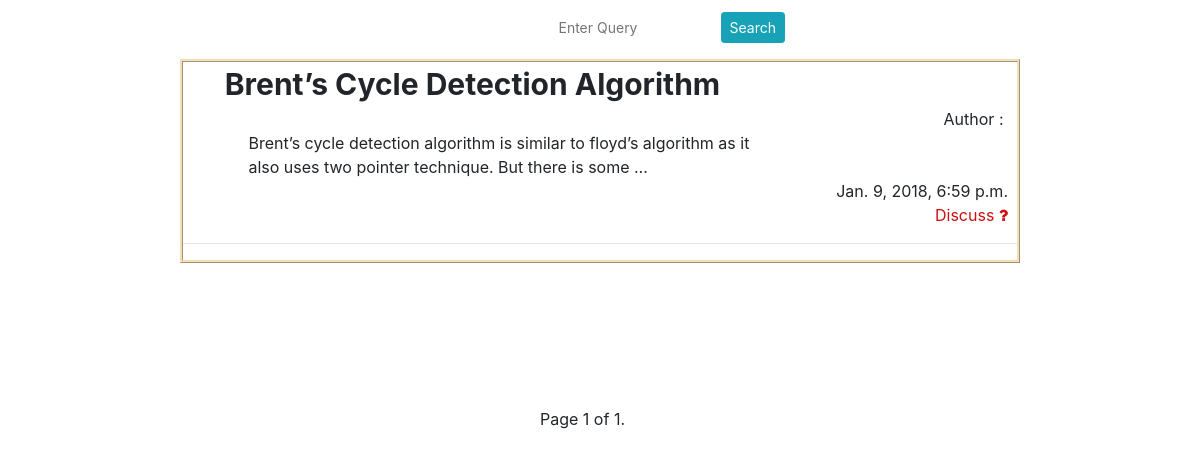
Page /Posts/ on the committed database.
### Posts/models.py (models this page shows, shortened)
class Post(models.Model):
    title = models.CharField(max_length=50)
    content = models.TextField()
    slug = models.SlugField(unique=True)
    file = models.FileField(null=True, blank=True)
    timestamp = models.DateTimeField(auto_now_add=True, auto_now=False)
    updated = models.DateTimeField(auto_now_add=False, auto_now=True)

### Posts/views.py (the view)
def feed_home(request):
    query_set_list=Post.objects.all()
    requestReceive = request.GET.get("q")
    if requestReceive:
        query_set_list = query_set_list.filter(title__icontains=requestReceive)
    paginator = Paginator(query_set_list, 24)  # Show 25 contacts per page
    page = request.GET.get('page')
    try:
        query_set = paginator.page(page)
    except PageNotAnInteger:
        query_set = paginator.page(1)
    except EmptyPage:
        query_set = paginator.page(paginator.num_pages)
    context={
        "query_set":query_set,
    }
    return render(request,"feeds.html",context)

### templates/Feeds.html (shortened to what this page needs)
{% load staticfiles %}
<html lang="en">
<head>
    <link href="http://maxcdn.bootstrapcdn.com/font-awesome/4.2.0/css/font-awesome.min.css" rel="stylesheet" />
    <link rel="stylesheet" href="https://maxcdn.bootstrapcdn.com/bootstrap/4.0.0-beta.2/css/bootstrap.min.css">
</head>
<body  style="background-size: cover">
<form method="get" action="" style="margin-left: 40%;margin-top: 1%" enctype="multipart/form-data">
           <input type="text" class="btn btn-sm" name="q" placeholder="Enter Query" >
           <input type="submit" class="btn btn-sm btn-info" value="Search">
</form>
<div style="width: 70%;border: ridge wheat;margin-left: 15%;margin-right: 15%">
{% for x in query_set %}
    <div style="margin-left: 5%">
       <b style="font-size: 30px">{{ x.title }}</b>
        <div align="right">
           Author  :  {{ user.username }} &nbsp;&nbsp;
        </div>
   <div style="margin-left: 3%;margin-right: 30%">
      {{ x.content|truncatewords:20}}<br>
   </div>
    <div align="right"> {{ x.timestamp }}&nbsp;&nbsp;<br>
        <a href="{% url 'post_details' x.slug %}">Discuss&nbsp;<span class="fa fa-question"></span>&nbsp;&nbsp;</a>
    </div>
    </div>
<hr align="center" width="100%">
{% endfor %}
</div>
<div class="pagination" style="margin-top: 12%;margin-left: 45%">
    <span class="step-links" >
        <span class="current">
            Page {{ query_set.number }} of {{ query_set.paginator.num_pages }}.
        </span>
    </span>
</div>
</body>
</html>

### templates/Feeds.html (style rules this page uses)
a { color: #cc1111; }
body { max-width: 100%; overflow-x: hidden; }

### rows in the picture
Post: title "Brent’s Cycle Detection Algorithm", content "Brent’s cycle detection algorithm is similar to floyd’s algorithm as it also uses two pointer technique. But there is some …", timestamp "Jan. 9, 2018, 6:59 p.m."

### other values in the picture
{{ query_set.number }} "1"
{{ query_set.paginator.num_pages }} "1"
